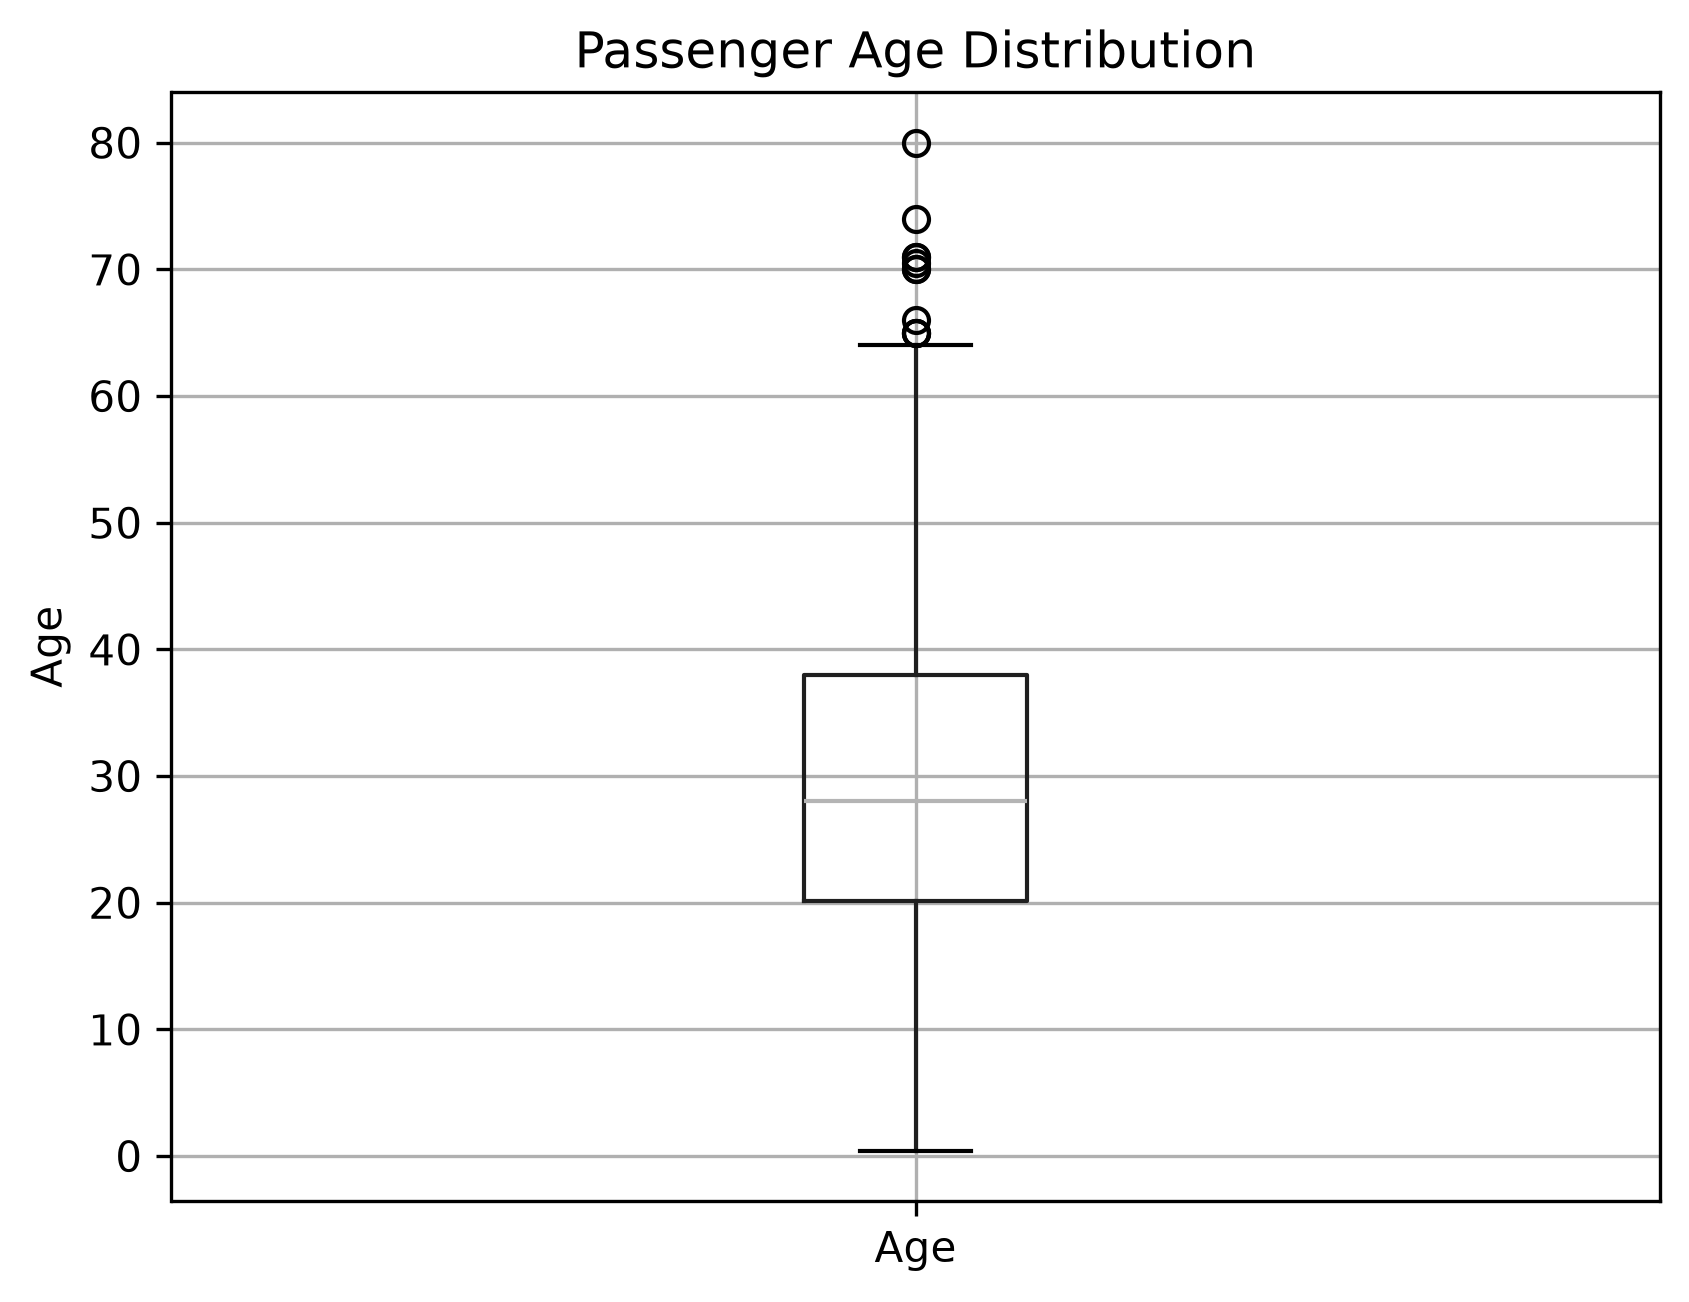

Python code for this plot:
import pandas as pd
import matplotlib.pyplot as plt

df = pd.read_csv(
    r"C:\Development\python\data_science\dataset\titanic.csv"
)

df.boxplot(column="Age")

plt.title("Passenger Age Distribution")
plt.ylabel("Age")
plt.savefig(
    r"C:\Development\python\data_science\visualization\box_plot.png",
    dpi=300,
    bbox_inches="tight"
)
plt.show()
